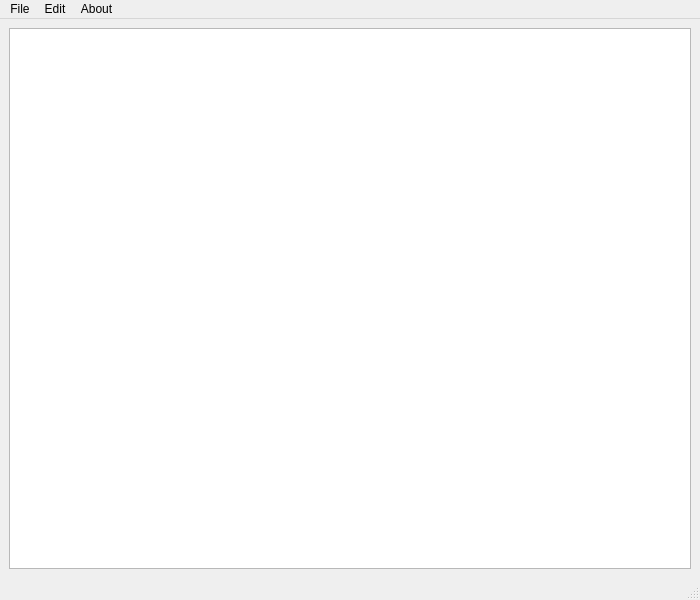
<?xml version="1.0" encoding="UTF-8"?>
<ui version="4.0">
 <class>MainWindow</class>
 <widget class="QMainWindow" name="MainWindow">
  <property name="geometry">
   <rect>
    <x>0</x>
    <y>0</y>
    <width>700</width>
    <height>600</height>
   </rect>
  </property>
  <property name="windowTitle">
   <string>MainWindow</string>
  </property>
  <widget class="QWidget" name="centralwidget">
   <layout class="QHBoxLayout" name="horizontalLayout">
    <item>
     <widget class="QTextEdit" name="textEdit"/>
    </item>
   </layout>
  </widget>
  <widget class="QMenuBar" name="menubar">
   <property name="geometry">
    <rect>
     <x>0</x>
     <y>0</y>
     <width>700</width>
     <height>22</height>
    </rect>
   </property>
   <widget class="QMenu" name="menuFile">
    <property name="title">
     <string>File</string>
    </property>
    <addaction name="actionNew"/>
    <addaction name="actionOpen"/>
    <addaction name="actionSave"/>
    <addaction name="actionPrint"/>
    <addaction name="actionExport_PDF"/>
    <addaction name="actionExit"/>
   </widget>
   <widget class="QMenu" name="menuCut">
    <property name="title">
     <string>Edit</string>
    </property>
    <addaction name="actionCut"/>
    <addaction name="actionCopy_2"/>
    <addaction name="actionPaste"/>
   </widget>
   <widget class="QMenu" name="menuAbout">
    <property name="title">
     <string>About</string>
    </property>
    <addaction name="actionAbout_app"/>
   </widget>
   <addaction name="menuFile"/>
   <addaction name="menuCut"/>
   <addaction name="menuAbout"/>
  </widget>
  <widget class="QStatusBar" name="statusbar"/>
  <action name="actionNew">
   <property name="text">
    <string>New</string>
   </property>
   <property name="shortcut">
    <string>Ctrl+N</string>
   </property>
  </action>
  <action name="actionOpen">
   <property name="text">
    <string>Open</string>
   </property>
   <property name="shortcut">
    <string>Ctrl+O</string>
   </property>
  </action>
  <action name="actionSave">
   <property name="text">
    <string>Save</string>
   </property>
   <property name="shortcut">
    <string>Ctrl+S</string>
   </property>
  </action>
  <action name="actionPrint">
   <property name="text">
    <string>Print</string>
   </property>
   <property name="shortcut">
    <string>Ctrl+P</string>
   </property>
  </action>
  <action name="actionExit">
   <property name="text">
    <string>Exit</string>
   </property>
   <property name="shortcut">
    <string>Ctrl+Q</string>
   </property>
  </action>
  <action name="actionExport_PDF">
   <property name="text">
    <string>Export PDF</string>
   </property>
   <property name="shortcut">
    <string>Ctrl+E</string>
   </property>
  </action>
  <action name="actionCopy">
   <property name="text">
    <string>Edit</string>
   </property>
  </action>
  <action name="actionCut">
   <property name="text">
    <string>Cut</string>
   </property>
  </action>
  <action name="actionCopy_2">
   <property name="text">
    <string>Copy</string>
   </property>
  </action>
  <action name="actionPaste">
   <property name="text">
    <string>Paste</string>
   </property>
  </action>
  <action name="actionAbout_app">
   <property name="text">
    <string>About app</string>
   </property>
  </action>
 </widget>
 <resources/>
 <connections/>
</ui>
